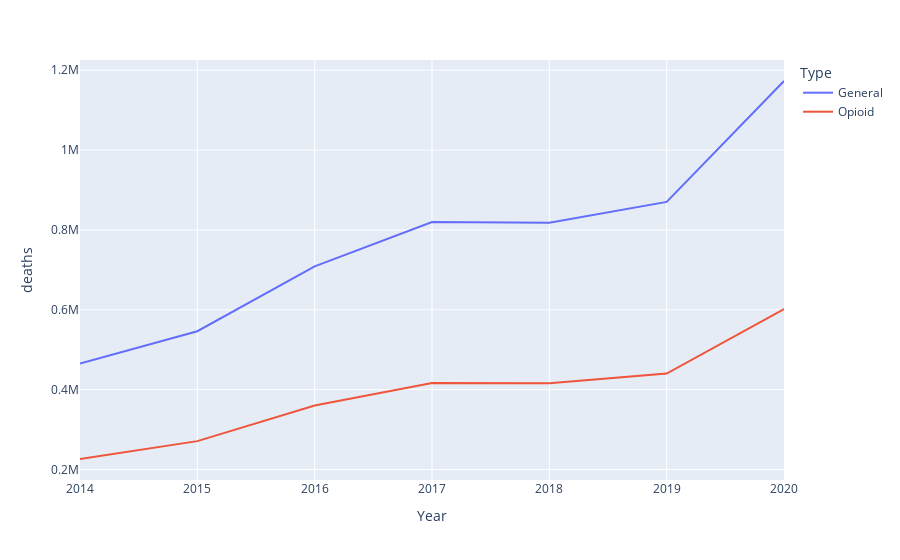

The notebook cell this image was saved under:
### Code cell
#add opioid rate line to plot below 
#reformat Y axis to not be scientific notation 
#add markers for each year 
#add x and y axis labels
# test = opioidDf.groupby(['Drug type']).sum()
px.line(mergeDf, x="Year", y="deaths", color="Type")
# fig = px.line(opioidGroupby)
# fig = px.line(stackedDrugs)
# fig.show()
# test

### Figure 1 — Plotly figure (JSON) as saved in the notebook; plotly's stock layout.template omitted (floating-point values rounded to 4 significant figures)
{"data": [{"hovertemplate": "Type=General<br>Year=%{x}<br>deaths=%{y}<extra></extra>", "legendgroup": "General", "line": {"color": "#636efa", "dash": "solid"}, "marker": {"symbol": "circle"}, "mode": "lines", "name": "General", "orientation": "v", "showlegend": true, "type": "scatter", "x": [2014, 2015, 2016, 2017, 2018, 2019, 2020], "xaxis": "x", "y": [465604, 546388, 708848, 819805, 817896, 870342, 1173032], "yaxis": "y"}, {"hovertemplate": "Type=Opioid<br>Year=%{x}<br>deaths=%{y}<extra></extra>", "legendgroup": "Opioid", "line": {"color": "#EF553B", "dash": "solid"}, "marker": {"symbol": "circle"}, "mode": "lines", "name": "Opioid", "orientation": "v", "showlegend": true, "type": "scatter", "x": [2014, 2015, 2016, 2017, 2018, 2019, 2020], "xaxis": "x", "y": [226312, 271078, 360408, 416664, 415872, 440228, 601886], "yaxis": "y"}], "layout": {"autosize": true, "legend": {"title": {"text": "Type"}, "tracegroupgap": 0}, "margin": {"t": 60}, "xaxis": {"anchor": "y", "autorange": true, "domain": [0, 1], "range": [2014, 2020], "title": {"text": "Year"}, "type": "linear"}, "yaxis": {"anchor": "x", "autorange": true, "domain": [0, 1], "range": [173700.0, 1226000.0], "title": {"text": "deaths"}, "type": "linear"}}}
